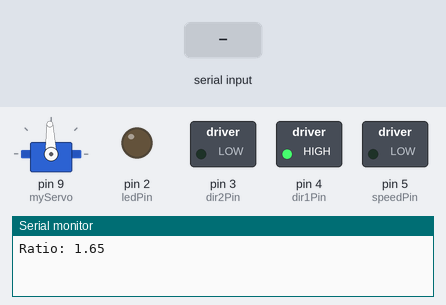
The sketch below on a simulated Arduino Uno, built with avr-gcc and run on an emulated ATmega328P. On the bench: servo, switched loads named in the sketch (green lamp = pin HIGH), output pins drawn as LEDs (lit = HIGH), the last lines printed to the serial monitor. Inputs (shaded band) come from the test bench.

Above: at 1.2 s.
1.3 s: "F" received over Serial
At 3.6 s:
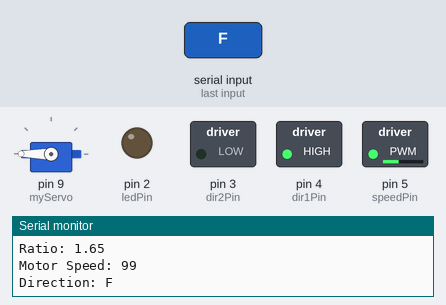
4.3 s: "B" received over Serial
At 4.45 s:
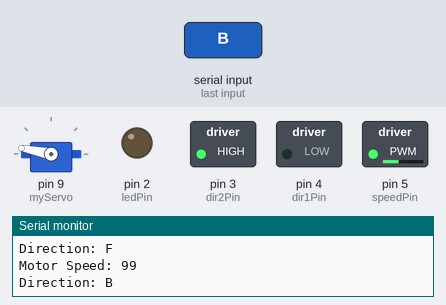
7.3 s: "F" received over Serial
At 7.47 s:
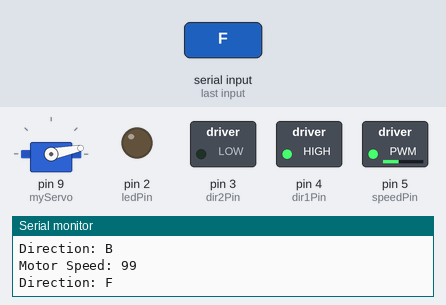
10.3 s: "S" received over Serial
At 10.49 s:
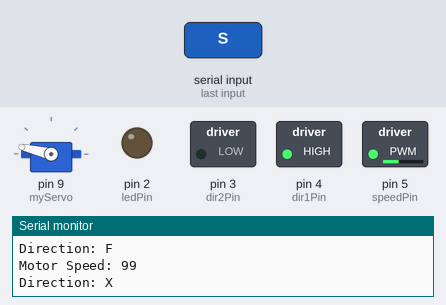
Timing chart, 0 to 14.3 s (numbered marks = the images above; inputs shaded):
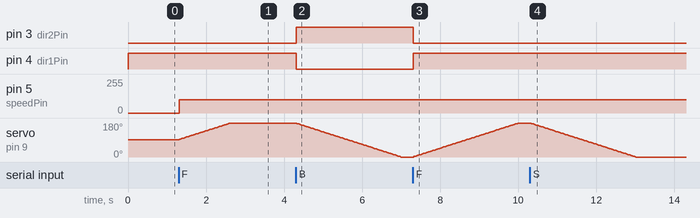

The sketch:

dc_motor_test.ino
```cpp
#include <math.h>
#include <Stepper.h>
#include <Servo.h>

#define MIN_MOTOR_SPEED 100
#define FORWARD_DIR true
#define BACKWARD_DIR false

const double INPUT_MOTOR_RATIO = 255.0 / (255 - MIN_MOTOR_SPEED);  // Joystick ranges from 0-9, Motor ranges from MIN_SPEED-255

const float STEPS_PER_REV = 32;
const float GEAR_RED = 64;
const float STEPS_PER_OUT_REV = STEPS_PER_REV * GEAR_RED;

int stepsRequired;

// Stepper steppermotor(STEPS_PER_REV, 8, 10, 9, 11);
Servo myServo;

int servoPos = 92;

struct serialInput {
  int val = 0;
  char dir = 'X';
};

int speedPin = 5;
int dir1Pin = 4;
int dir2Pin = 3;
int ledPin = 2;

char inputDir = 'S';

int motorSpeed = 0;
bool ledStatus = false;

// int potPin = A0;
// int potValue = 0;

void set_direction(bool dir) {
  if(dir == FORWARD_DIR){
    digitalWrite(dir1Pin, HIGH);
    digitalWrite(dir2Pin, LOW);
  } else {
    digitalWrite(dir1Pin, LOW);
    digitalWrite(dir2Pin, HIGH);
  }
}

serialInput getLastInput() {
  serialInput x;
  while(Serial.available()){
    char c = Serial.read();
    delay(1);
    if(c == 'F' || c == 'B'){
      x.dir = c;
      x.val = int(Serial.read());
      if(x.val == 0){
        x.dir = 'S'; // still
      }
    }
    // break;
  }
  return x;
}

void setup() {
  // put your setup code here, to run once:
  pinMode(speedPin, OUTPUT);
  pinMode(dir1Pin, OUTPUT);
  pinMode(dir2Pin, OUTPUT);
  pinMode(ledPin, OUTPUT);
  myServo.attach(9);
  myServo.write(45);

  digitalWrite(dir1Pin, HIGH);
  digitalWrite(dir2Pin, LOW);

  Serial.begin(9600);

  //stepsRequired = STEPS_PER_OUT_REV * 0.375;
  //steppermotor.setSpeed(500);
  //steppermotor.step(-stepsRequired);


  Serial.print("Ratio: "); Serial.println(INPUT_MOTOR_RATIO);
}

void loop() {
  // put your main code here, to run repeatedly:

  /*if(servoPos <= 180) {
    for(servoPos = 0; servoPos <= 180; servoPos++) {
      myServo.write(servoPos);
      delay(15);
    }
  } else {
    for(servoPos = 180; servoPos > 0; servoPos--) {
      myServo.write(servoPos);
      delay(15);
    }
  }*/

  if(Serial.available()){
    serialInput input = getLastInput();
    ledStatus = !ledStatus;
    //digitalWrite(ledPin, ledStatus ? HIGH : LOW);

    if(input.dir == 'S') {
      motorSpeed = 0;
    } else if (input.dir == 'F' || input.dir == 'B') {
      set_direction(input.dir == 'F' ? FORWARD_DIR : BACKWARD_DIR);
      servoPos += (input.dir == 'F' ? 1 : -1);
      motorSpeed = (input.val / INPUT_MOTOR_RATIO) + MIN_MOTOR_SPEED;
    }
    Serial.print("Motor Speed: "); Serial.println(motorSpeed);
    Serial.print("Direction: "); Serial.println(input.dir);

    inputDir = input.dir;
  }

  /*digitalWrite(dir1Pin, HIGH);
  digitalWrite(dir2Pin, LOW);
  potValue = analogRead(potPin);
  Serial.print("Pot value: "); Serial.println(potValue);

  if(motorSpeed == 0 && potValue > 0){
      analogWrite(speedPin, 255);
      delay(25);
  }
  if(potValue > 0){
      motorSpeed = int(potValue / POT_MOTOR_RATIO) + MIN_SPEED;
      Serial.println(potValue / POT_MOTOR_RATIO);
  }else{
      motorSpeed = 0;
  }*/

  // Serial.print("Speed: "); Serial.println(motorSpeed);
  if(motorSpeed > 0){
    //steppermotor.setSpeed(motorSpeed*2);
    //steppermotor.step(inputDir == 'F' ? 1 : -1);
  } else {
    //steppermotor.setSpeed(0);
  }
  if(motorSpeed > 255) motorSpeed = 255;
  if(inputDir != 'S') servoPos += (inputDir == 'F' ? 1 : -1);
  analogWrite(speedPin, motorSpeed);

  if(servoPos > 180) servoPos = 180;
  else if (servoPos < 0) servoPos = 0;
  myServo.write(servoPos);

  delay(15);
}
```

Measured:
- after the input at 1.3 s, pin 5 (speedPin): 0/255 → 99/255 at once; servo on pin 9 (myServo): moves from 92° to 180° over 1.3 s, starting at once
- after the input at 4.3 s, pin 3 (dir2Pin): LOW → HIGH at once; pin 4 (dir1Pin): HIGH → LOW at once; servo on pin 9 (myServo): moves from 180° to 0° over 2.7 s, starting at once
- after the input at 7.3 s, pin 3 (dir2Pin): HIGH → LOW at once; pin 4 (dir1Pin): LOW → HIGH at once; servo on pin 9 (myServo): moves from 0° to 180° over 2.7 s, starting at once
- after the input at 10.3 s, servo on pin 9 (myServo): moves from 180° to 0° over 2.7 s, starting at once
